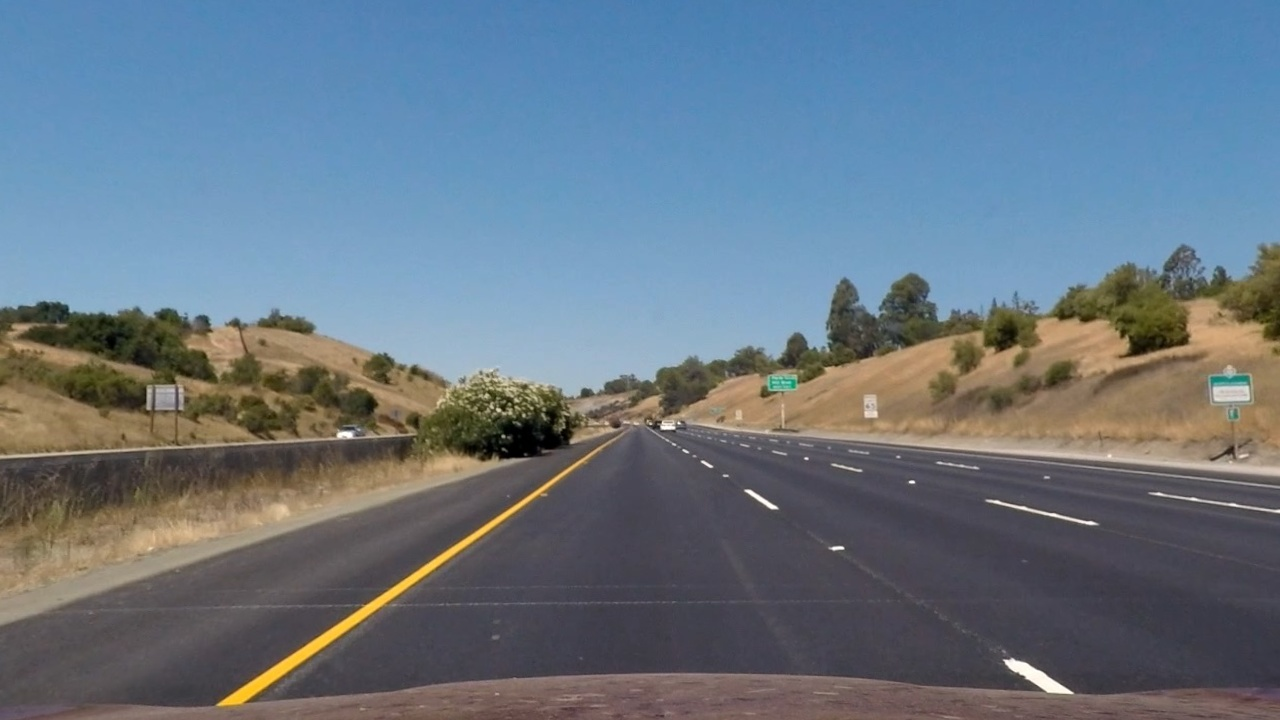
#> input picture output_images/undistort/straight_lines1.jpg, 1280 x 720 px
$ python view_perspective.py
#> lines starting #> are read from the running program, lines starting #| are printed output that depends on the picture
# use straight_lines1.jpg to generate view_perspective transform parameter M & Minv

import numpy as np
import cv2
import matplotlib.pyplot as plt
import matplotlib.image as mpimg
import pickle
import glob

def main():
	image = mpimg.imread("../output_images/undistort/straight_lines1.jpg")
#> image is the input picture: shape (720, 1280, 3); mean R, G, B 103.6, 118.3, 131.6
	img_size = (image.shape[1], image.shape[0])
#> img_size = (1280, 720)

	# copied from lession instroduction and ajust manully
	src = np.float32(
	    [[(img_size[0] / 2) - 63, img_size[1] / 2 + 100],
	    [((img_size[0] / 6) - 20), img_size[1]],
	    [(img_size[0] * 5 / 6) + 60, img_size[1]],
	    [(img_size[0] / 2 + 65), img_size[1] / 2 + 100]])
	dst = np.float32(
	    [[(img_size[0] / 4), 0],
	    [(img_size[0] / 4), img_size[1]],
	    [(img_size[0] * 3 / 4), img_size[1]],
	    [(img_size[0] * 3 / 4), 0]])

	M = cv2.getPerspectiveTransform(src, dst)
	Minv = cv2.getPerspectiveTransform(dst, src)

	warped = cv2.warpPerspective(image, M, img_size, flags=cv2.INTER_LINEAR)
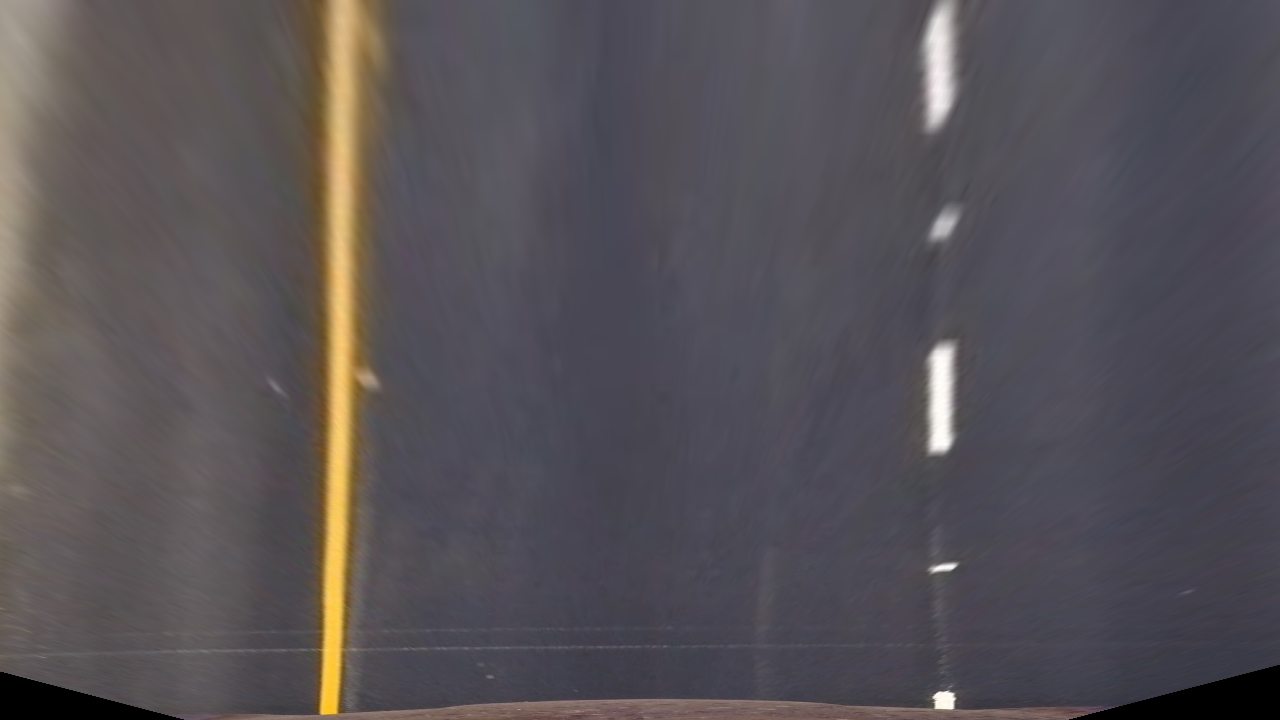
#> warped: shape (720, 1280, 3); mean R, G, B 86.7, 81.9, 86.4

	# draw 4 lines
	print("draw lines on image...")
	cv2.line(image, tuple(src[0]), tuple(src[1]), [255,0,0], 2)
	cv2.line(image, tuple(src[1]), tuple(src[2]), [255,0,0], 2)
	cv2.line(image, tuple(src[2]), tuple(src[3]), [255,0,0], 2)
	cv2.line(image, tuple(src[3]), tuple(src[0]), [255,0,0], 2)

	cv2.line(warped, tuple(dst[0]), tuple(dst[1]), [255,0,0], 2)
	cv2.line(warped, tuple(dst[1]), tuple(dst[2]), [255,0,0], 2)
	cv2.line(warped, tuple(dst[2]), tuple(dst[3]), [255,0,0], 2)
	cv2.line(warped, tuple(dst[3]), tuple(dst[0]), [255,0,0], 2)
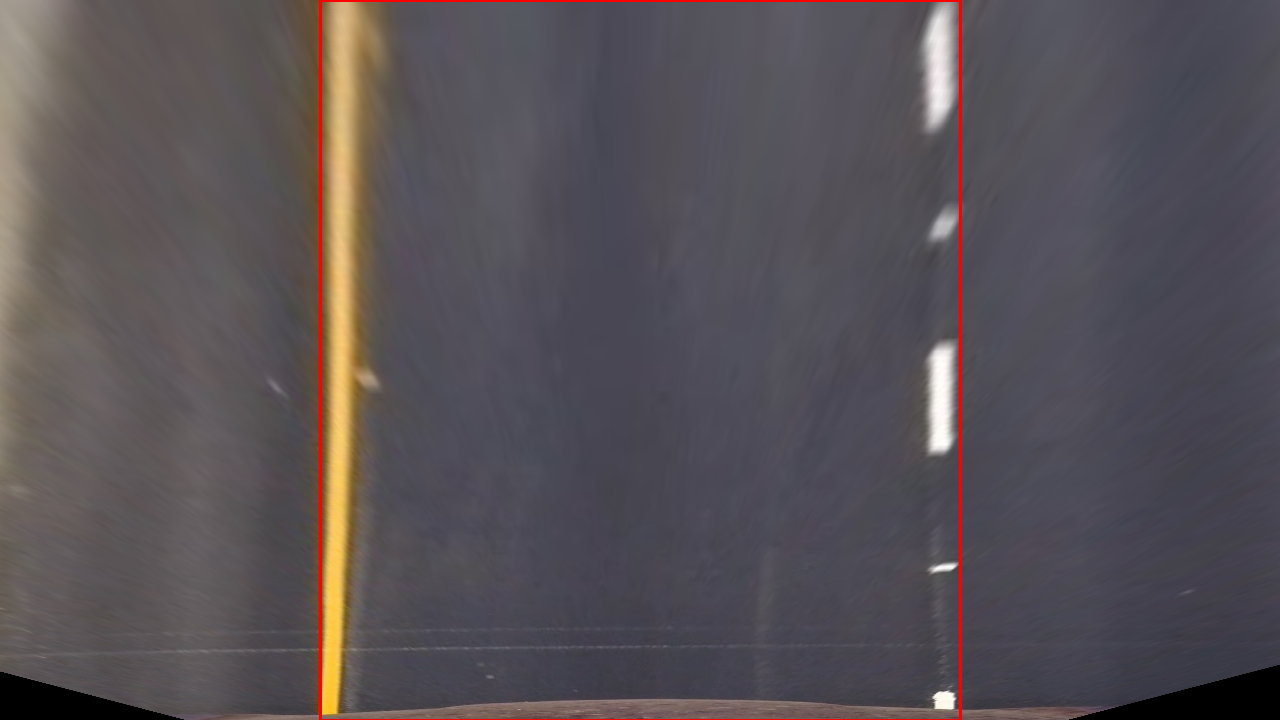
#> warped: shape (720, 1280, 3); mean R, G, B 87.7, 81.4, 85.9

	# write to pickle file
	print("write to pickle file >>> trans_pickle.p")
	trans_pickle = {}
	trans_pickle["M"] = M
	trans_pickle["Minv"] = Minv
	pickle.dump(trans_pickle, open("trans_pickle.p", "wb"))

	print("Visulize the result...")
	f, (ax1,ax2) = plt.subplots(1,2, figsize=(20,10))
	ax1.imshow(image), ax1.set_title('Undistored Image', fontsize=15)
	ax2.imshow(warped), ax2.set_title('Wraped Image', fontsize=15)
	plt.show()
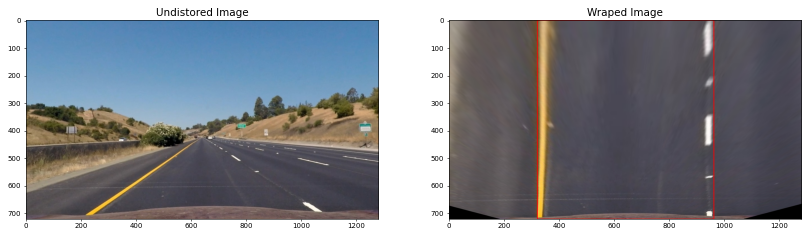
#> figure drawn by matplotlib, 2 panels


# test if the tran is work
def test():
	pickle_file = open("trans_pickle.p", "rb")
	trans_pickle = pickle.load(pickle_file)
	M = trans_pickle["M"]
	Minv = trans_pickle["Minv"]

	img_size = (1280, 720)

	image_files = glob.glob("../output_images/undistort/*.jpg")
	for idx, file in enumerate(image_files):
		print(file)
		img = mpimg.imread(file)
		warped = cv2.warpPerspective(img, M, img_size, flags=cv2.INTER_LINEAR)
		file_name = file.split("\\")[-1]
		print(file_name)
		out_image = "../output_images/perspect_trans/"+file_name
		print(out_image)
		# convert to opencv BGR format
		warped = cv2.cvtColor(warped, cv2.COLOR_RGB2BGR)
		cv2.imwrite(out_image, warped)

if __name__ == '__main__':
	main()
	# test()

$ run again, with output_images/straight_lines1.jpg copied over output_images/undistort/straight_lines1.jpg
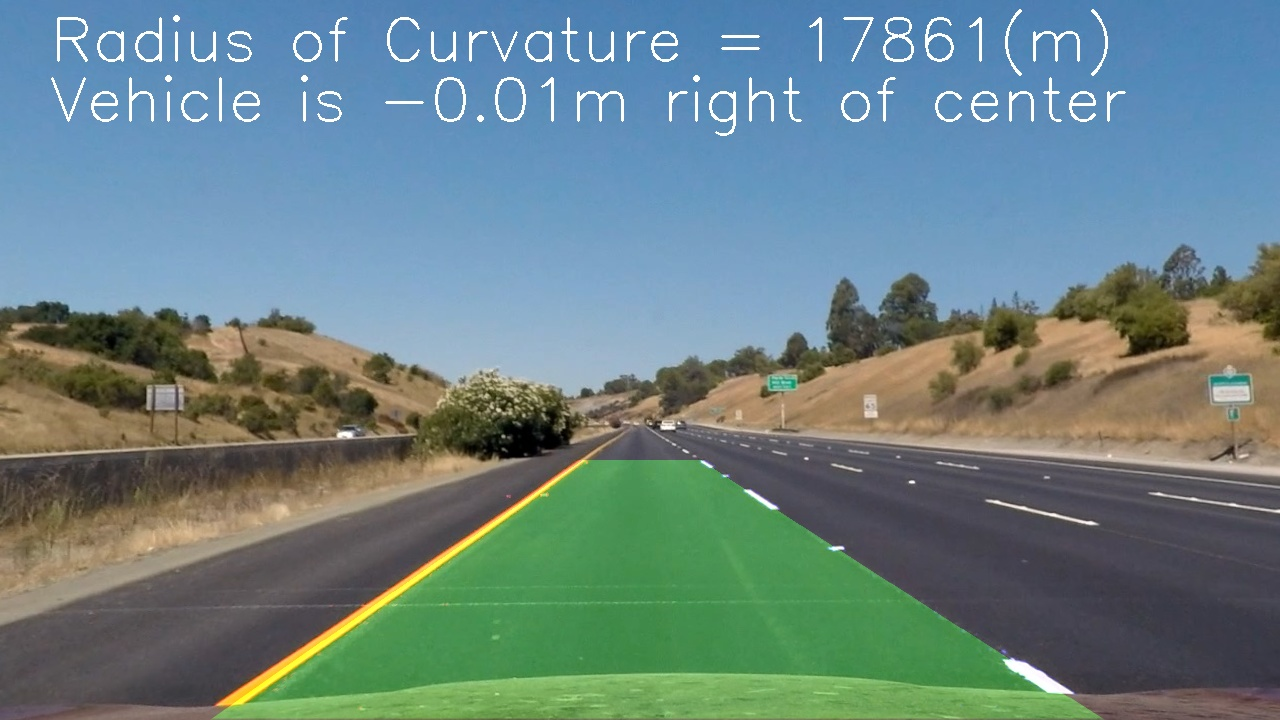
#> input picture output_images/straight_lines1.jpg, 1280 x 720 px
#> in main, image is the input picture: shape (720, 1280, 3); mean R, G, B 106, 130.6, 132.4
#> in main, `cv2.line(warped, tuple(dst[3]), tuple(dst[0]), [255,0,0], 2)`:
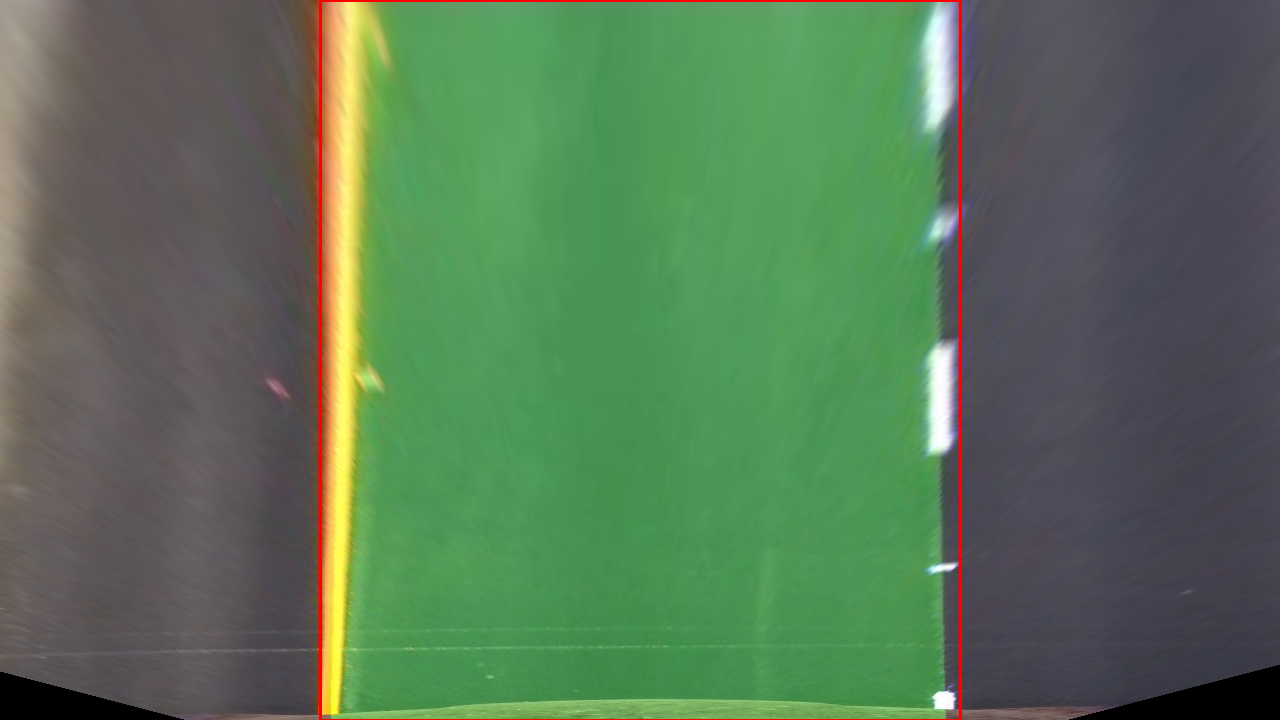
#> warped: shape (720, 1280, 3); mean R, G, B 89.1, 116.9, 86.4
#> in main, `plt.show()`:
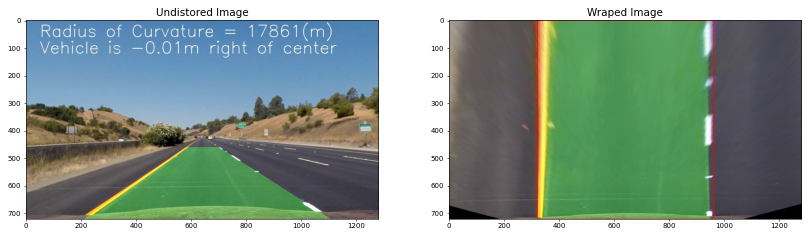
#> figure drawn by matplotlib, 2 panels

$ run again, with output_images/undistort/test2.jpg copied over output_images/undistort/straight_lines1.jpg
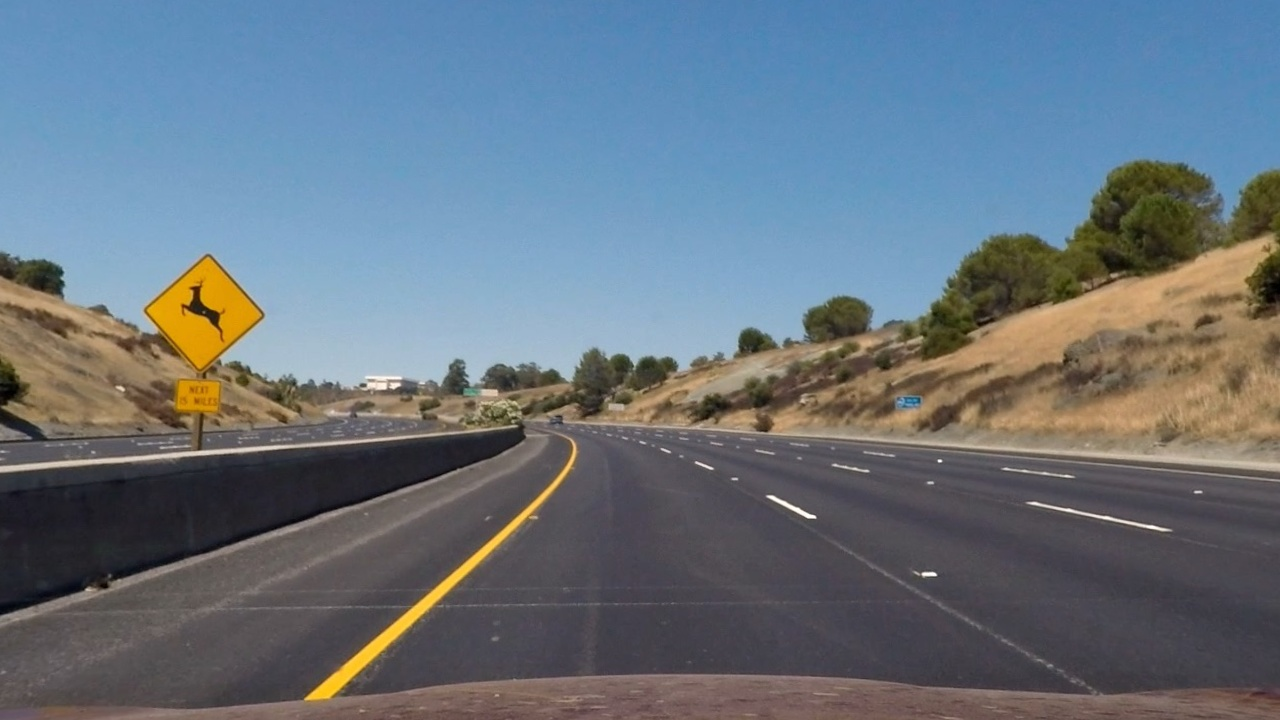
#> input picture output_images/undistort/test2.jpg, 1280 x 720 px
#> in main, image is the input picture: shape (720, 1280, 3); mean R, G, B 103.8, 115.7, 126.3
#> in main, `cv2.line(warped, tuple(dst[3]), tuple(dst[0]), [255,0,0], 2)`:
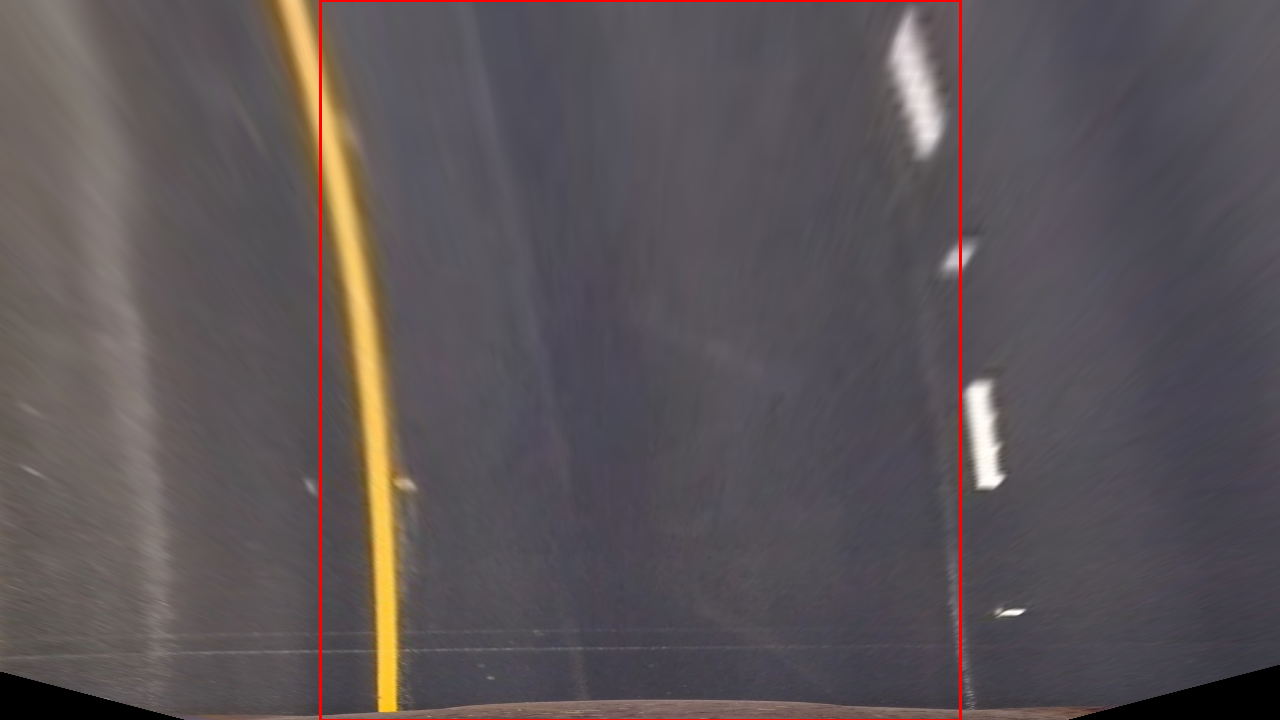
#> warped: shape (720, 1280, 3); mean R, G, B 91.4, 84.1, 86.6
#> in main, `plt.show()`:
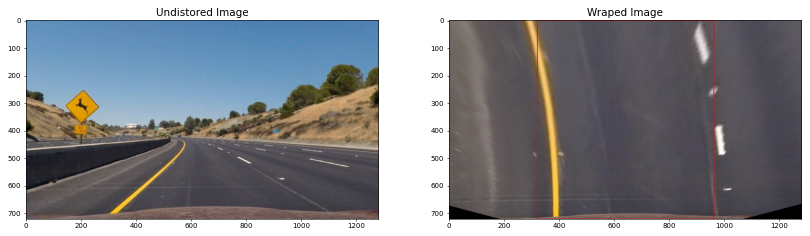
#> figure drawn by matplotlib, 2 panels

$ run again, with output_images/undistort/test3.jpg copied over output_images/undistort/straight_lines1.jpg
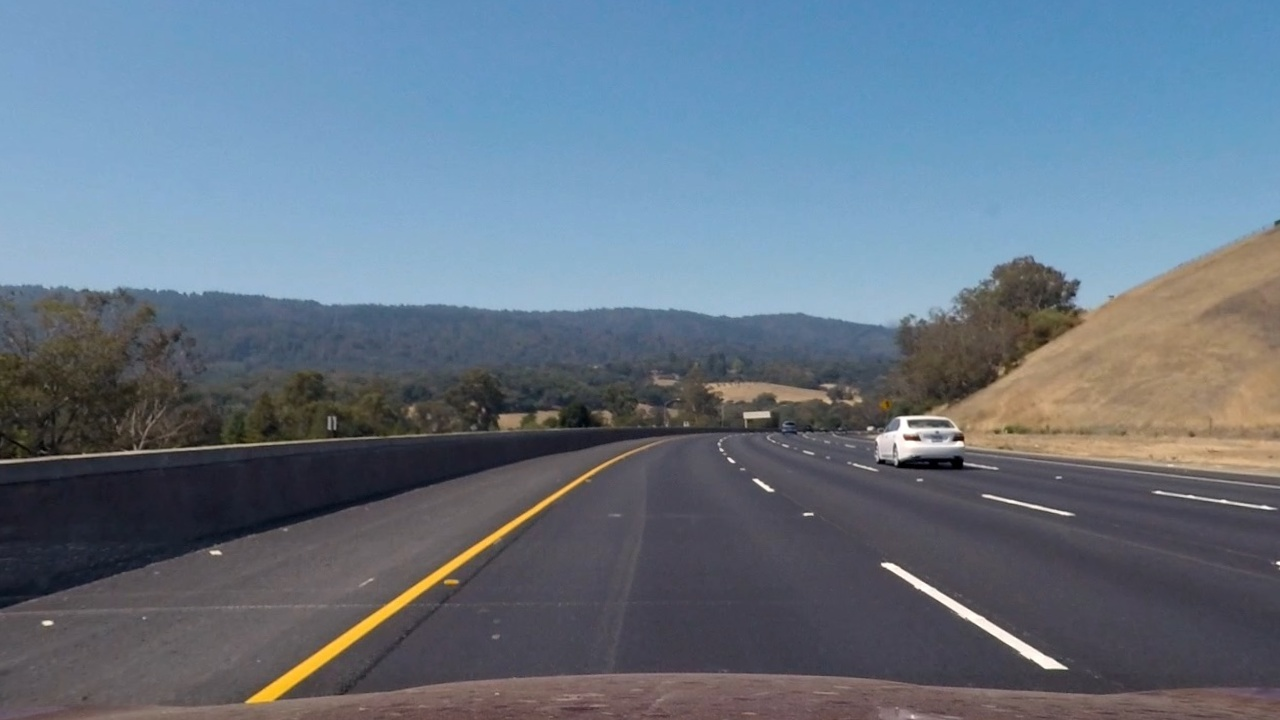
#> input picture output_images/undistort/test3.jpg, 1280 x 720 px
#> in main, image is the input picture: shape (720, 1280, 3); mean R, G, B 101.5, 115.9, 131.1
#> in main, `cv2.line(warped, tuple(dst[3]), tuple(dst[0]), [255,0,0], 2)`:
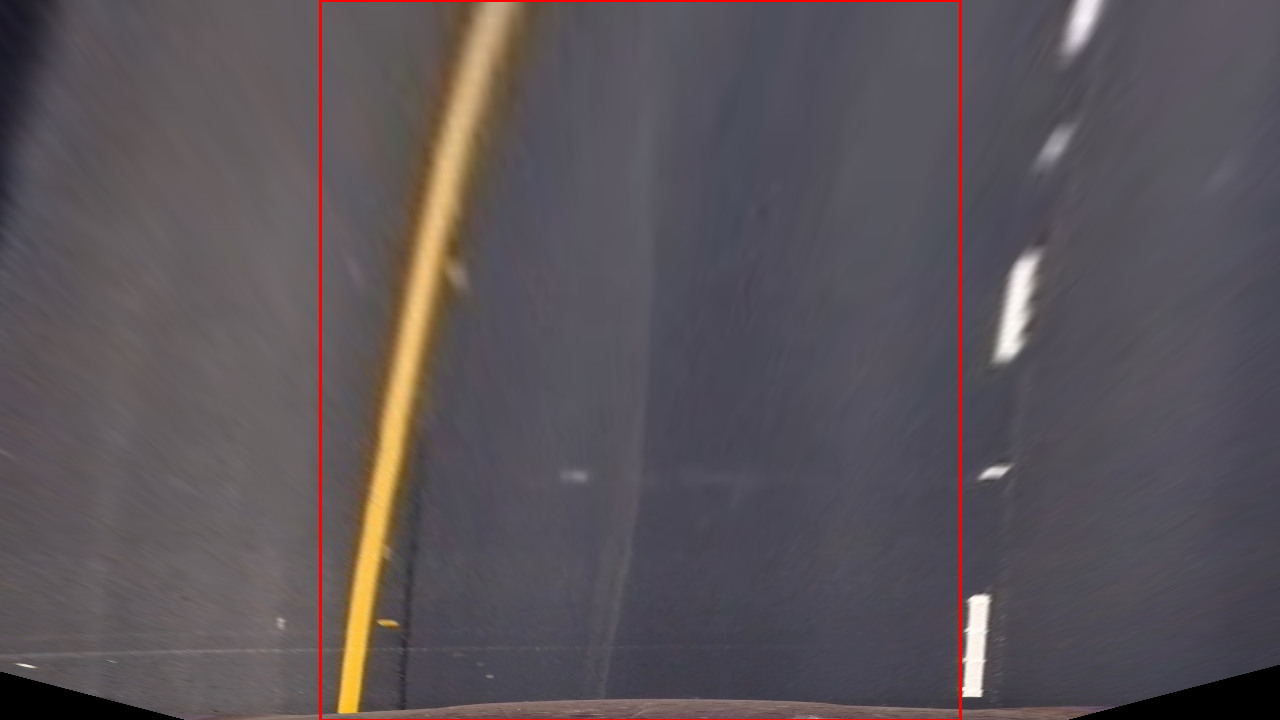
#> warped: shape (720, 1280, 3); mean R, G, B 90.3, 83.4, 88.1
#> in main, `plt.show()`:
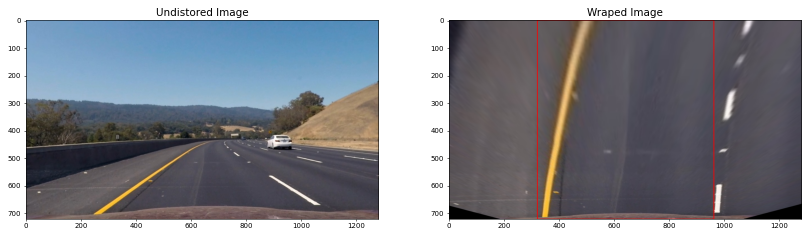
#> figure drawn by matplotlib, 2 panels
